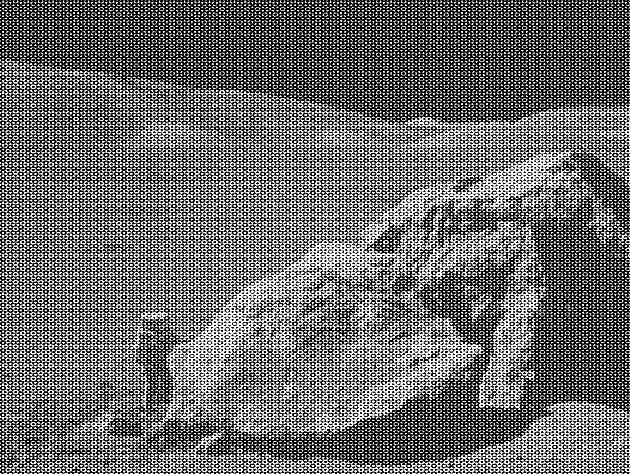
#> input picture Laboratory of Computational Physics/MOD A - Python libraries and applications/Data_plots_et_al/moonlanding.png, 630 x 474 px, found by its file name
$ jupyter execute --allow-errors 07.2ex_Algorithms.ipynb
#> lines starting #> are read from the running program, lines starting #| are printed output that depends on the picture
1\. **Maximum wind speed prediction at the Sprogø station**

The exercise goal is to predict the maximum wind speed occurring every 50 years even if no measure exists for such a period. The available data are only measured over 21 years at the Sprogø meteorological station located in Denmark.

The annual maxima are supposed to fit a normal probability density function. However such function is not going to be estimated because it gives a probability from a wind speed maxima. Finding the maximum wind speed occurring every 50 years requires the opposite approach, the result needs to be found from a defined probability. That is the quantile function role and the exercise goal will be to find it. In the current model, it is supposed that the maximum wind speed occurring every 50 years is defined as the upper 2% quantile.

By definition, the quantile function is the inverse of the cumulative distribution function. The latter describes the probability distribution of an annual maxima. In the exercise, the cumulative probability $p_i$ for a given year i is defined as $p_i = i/(N+1)$ with $N = 21$, the number of measured years. Thus it will be possible to calculate the cumulative probability of every measured wind speed maxima. From those experimental points, the scipy.interpolate module will be very useful for fitting the quantile function. Finally the 50 years maxima is going to be evaluated from the cumulative probability of the 2% quantile.

Practically, load the dataset:

```python
import numpy as np
max_speeds = np.load('max-speeds.npy')
years_nb = max_speeds.shape[0]
```

Compute then the cumulative probability $p_i$ (`cprob`) and sort the maximum speeds from the data. Use then the  UnivariateSpline from scipy.interpolate to define a quantile function and thus estimate the probabilities.

In the current model, the maximum wind speed occurring every 50 years is defined as the upper 2% quantile. As a result, the cumulative probability value will be:

```python
fifty_prob = 1. - 0.02
```

So the storm wind speed occurring every 50 years can be guessed as:

``` python
fifty_wind = quantile_func(fifty_prob)
```

[cell 1]
import numpy as np
import scipy.interpolate as sci
import matplotlib.pyplot as plt
import scipy.optimize as sco
import matplotlib.patches as pltp
import scipy.fftpack as scf

#> (a cell that did not finish here is left out)

2\. **Curve fitting of temperature in Alaska**

The temperature extremes in Alaska for each month, starting in January, are given by (in degrees Celcius):

max:  17,  19,  21,  28,  33,  38, 37,  37,  31,  23,  19,  18

min: -62, -59, -56, -46, -32, -18, -9, -13, -25, -46, -52, -58

* Plot these temperature extremes.
* Define a function that can describe min and max temperatures.
* Fit this function to the data with scipy.optimize.curve_fit().
* Plot the result. Is the fit reasonable? If not, why?
* Is the time offset for min and max temperatures the same within the fit accuracy?

[cell 3]
#Define variables

temp_max = np.array([17,  19,  21,  28,  33,  38, 37,  37,  31,  23,  19,  18])
temp_min = np.array([-62, -59, -56, -46, -32, -18, -9, -13, -25, -46, -52, -58])
months = np.arange(1,13)
MONTHS = ['Jan', 'Feb', 'Mar', 'Apr', 'May', 'Jun', 'Jul', 'Aug', 'Sep', 'Opt', 'Nov', 'Dec']


#Plot data


fig, (ax1, ax2) = plt.subplots(nrows=1, ncols=2, figsize=(12, 4))

sc1 = ax1.scatter(x = temp_max,y = temp_min, c=months, cmap='terrain')
ax1.set_title('Min and max temperatures in Alaska')
ax1.set_xlabel('$T_{max} \ (^*C)$')
ax1.set_ylabel('$T_{min} \ (^*C)$')
plt.colorbar(sc1, ax = ax1, format='month %d', ticks = np.arange(1,13))

ax2.plot(MONTHS, temp_max, color = 'red', label = '$T_{max}$')
ax2.plot(MONTHS, temp_min, color = 'blue', label = '$T_{min}$')
ax2.set_title('Min and max temperatures in Alaska')
ax2.set_ylabel('$T \ (^*C)$')
ax2.yaxis.tick_right()
ax2.legend()

[cell 4]
#Define fit functions. The form of f(T) looks like a sinusoid profile, (we also know that the same months over consecutive years are likely to ha ve similar temperatures). Let us try fitting data with such a function

def f1(x, A = 1., omega = 1/12, b = 0.):   #firts possible fit: no phase inside sin function
    g = A*np.sin(omega*x) + b
    return g

def f2(x, A = 1., omega = 1/12, phi = 0., b = 0.):  #second possible fit: phase inside
    g = A*np.sin(omega*x + phi) + b
    return g

def fit(f,x,y):
    fit = sco.curve_fit(f, x, y)
    return fit

fig, (ax1, ax2) = plt.subplots(nrows=1, ncols=2, figsize=(12, 4))

fit_max, _ = fit(f1,months,temp_max)
ax1.set_title('$T_{max}$')
ax1.plot(MONTHS,temp_max, label = 'data')
ax1.plot(f1(months, fit_max[0], fit_max[1], fit_max[2]), label = 'fit')
ax1.set_ylabel('$T \ (^*C)$')
ax1.legend()
ax1.axvline(2, linestyle = ':', color = 'red', linewidth = 1)
ax1.text(0,30,'WINTER', color = 'black', fontsize=10)
ax1.axvline(5, linestyle = ':', color = 'red', linewidth = 1)
ax1.text(2.8,18,'SPRING', color = 'black', fontsize=10)
ax1.axvline(8, linestyle = ':', color = 'red', linewidth = 1)
ax1.text(5.6,18,'SUMMER', color = 'black', fontsize=10)
ax1.axvline(11, linestyle = ':', color = 'red', linewidth = 1)
ax1.text(8.7,30,'AUTUMN', color = 'black', fontsize=10)
print('fit_max params: A = %.2f, omega = %.2f, phi = 0.00, b = %.2f' % (fit_max[0],fit_max[1],fit_max[2]))


fit_min, _ = fit(f2,months,temp_min)
ax2.set_title('$T_{min}$')
ax2.plot(MONTHS,temp_min, label = 'data')
ax2.plot(f2(months, fit_min[0], fit_min[1], fit_min[2], fit_min[3]), label = 'fit')
ax2.set_ylabel('$T \ (^*C)$')
ax2.yaxis.tick_right()
ax2.legend()
ax2.axvline(2, linestyle = ':', color = 'red', linewidth = 1)
ax2.text(0,-30,'WINTER', color = 'black', fontsize=10)
ax2.axvline(5, linestyle = ':', color = 'red', linewidth = 1)
ax2.text(2.8,-60,'SPRING', color = 'black', fontsize=10)
ax2.axvline(8, linestyle = ':', color = 'red', linewidth = 1)
ax2.text(5.6,-60,'SUMMER', color = 'black', fontsize=10)
ax2.axvline(11, linestyle = ':', color = 'red', linewidth = 1)
ax2.text(8.7,-30,'AUTUMN', color = 'black', fontsize=10)

print('fit_max params: A = %.2f, omega = %.2f, phi = %.2f, b = %.2f' % (fit_min[0],fit_min[1],fit_min[2],fit_min[3]))

Let us have a look at the outputs: the first graph depicts the trend of temperatures quite well, even though using a periodic function results in evident raises at the edges that do not match the data. On the other hand, the second image shows a fit that follows perfectly the profile of minimal temperatures over the whole year. The result looks reasonable and its prevision are in accordance to what one might expect from direct experience: temperatures are expected to be closer to steady during summer (high) and winter (low) and therefore reach the max (min, respectively) during those seasons. Sping and autumn depict instead a quite consistent growth (fall) of temperatures. While the model works good to find an overall prediction for each month, it fails to find the correct absolute minima: this is mainly because of the rising slopes for at the edges of the dataset. Moreover, the predicted value for the maximal temperature in July is expected to be the highest of the whole year, while actual data present a decrease. Indeed, the model indicates correctly the less cold month of the year (July as well).

3\. **2D minimization of a six-hump camelback function**

$$
f(x,y) = \left(4-2.1x^2+\frac{x^4}{3} \right) x^2 +xy + (4y^2 -4)y^2
$$

has multiple global and local minima. Find the global minima of this function.

Hints:

* Variables can be restricted to $-2 < x < 2$ and $-1 < y < 1$.
* Use numpy.meshgrid() and pylab.imshow() to find visually the regions.
* Use scipy.optimize.minimize(), optionally trying out several of its methods.

How many global minima are there, and what is the function value at those points? What happens for an initial guess of $(x, y) = (0, 0)$ ?

[cell 5]
#Define function to analyse

def f(data):
    x, y = data
    f = (4.-2.1*x**2 + (1./3.)*x**4)*x**2 + x*y + (4.*y**2-4.)*y**2
    return f

#Define grid
x = np.arange(-2, 2, 0.01)
y = np.arange(-1, 1, 0.01)
X, Y = np.meshgrid(x, y, sparse=True)
data = X,Y

#Plot

fig, (ax) = plt.subplots(nrows=1, ncols=1, figsize=(5, 5))
h = ax.imshow(f(data), extent=[-3, 3, -3, 3])
plt.colorbar(h, ax = ax)
ax.set_title('f(x,y)', fontsize = 20)
ax.set_xlabel('x')
ax.set_ylabel('y')
ell1 = pltp.Ellipse((0.2, 2), 2, 2, color='r', clip_on=False, fill=False)
ell2 = pltp.Ellipse((-0.2, -2), 2, 2, color='r', clip_on=False, fill=False)
ax.add_artist(ell1)
ax.add_artist(ell2)
plt.show()
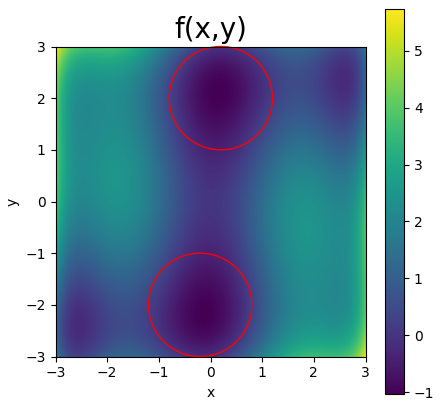
#> figure drawn by matplotlib, 2 panels

print('Looking at the image above, the apparently darkest regions, expected to locate the minima in the range set, are inside the red circles (with centers in (0.2,2) and (-0.2,2))')


#Auto minimization
print('\nLet us look at the scikit minimizer:')
res1 = sco.minimize(f, (0.2,2))
print('\nResult of minimization with starting guess (0.2,2):', res1.message)
print('Minimum found: f({}) = {}'.format(res1.x, res1.fun))

res2 = sco.minimize(f, (-0.2,-2))
print('\nResult of minimization with starting guess (-0.2,-2):', res2.message)
print('Minimum found: f({}) = {}'.format(res2.x, res2.fun))

print('\nThe two minimization processes lead to two global minima in the region under analysis: even though the minimum values are slightly different, the argmins found by the algorithm are symmetric w.r.t. the origin of x,y (as we expect, since we have that f(x,y) = f(-x,-y))')
print('We can see that such minima fall outside the previous red circles. Nevertheless, the algorithm successfully converges.')
print('The computation was repeated with CG, COBYLA and TNC methods, other than the default one. The results are plotted as yellow dots in the graph below: as we can see no difference in the found minima is noticeable between those specific methods.')

#Let us try some other methods...
res11 = sco.minimize(f, (0.2,2), method = 'CG')
res12 = sco.minimize(f, (0.2,2), method = 'COBYLA')
res13 = sco.minimize(f, (0.2,2), method = 'TNC')
res21 = sco.minimize(f, (-0.2,-2), method = 'CG')
res22 = sco.minimize(f, (-0.2,-2), method = 'COBYLA')
res23 = sco.minimize(f, (-0.2,-2), method = 'TNC')


fig, (ax) = plt.subplots(nrows=1, ncols=1, figsize=(5, 5))
h = ax.imshow(f(data), extent=[-3, 3, -3, 3])
plt.colorbar(h, ax = ax)
ax.set_title('f(x,y)', fontsize = 20)
ax.set_xlabel('x')
ax.set_ylabel('y')
ell1 = pltp.Ellipse((0.2, 2), 2, 2, color='r', clip_on=False, fill=False)
ell2 = pltp.Ellipse((-0.2, -2), 2, 2, color='r', clip_on=False, fill=False)
ax.add_artist(ell1)
ax.add_artist(ell2)
ax.plot(res1.x[0], res1.x[1], markerfacecolor='yellow', markeredgecolor='gold', marker='o', markersize=3, alpha=0.6)
ax.plot(res11.x[0], res11.x[1], markerfacecolor='yellow', markeredgecolor='gold', marker='o', markersize=3, alpha=0.6)
ax.plot(res12.x[0], res12.x[1], markerfacecolor='yellow', markeredgecolor='gold', marker='o', markersize=3, alpha=0.6)
ax.plot(res13.x[0], res13.x[1], markerfacecolor='yellow', markeredgecolor='gold', marker='o', markersize=3, alpha=0.6)
ax.plot(res2.x[0], res2.x[1], markerfacecolor='yellow', markeredgecolor='gold', marker='o', markersize=3, alpha=0.6)
ax.plot(res21.x[0], res21.x[1], markerfacecolor='yellow', markeredgecolor='gold', marker='o', markersize=3, alpha=0.6)
ax.plot(res22.x[0], res22.x[1], markerfacecolor='yellow', markeredgecolor='gold', marker='o', markersize=3, alpha=0.6)
ax.plot(res23.x[0], res23.x[1], markerfacecolor='yellow', markeredgecolor='gold', marker='o', markersize=3, alpha=0.6)
plt.show()

4\. **FFT of a simple dataset**

Performe a periodicity analysis on the lynxs-hares population

#> (a cell that did not finish here is left out)

#> (a cell that did not finish here is left out)

5\. **FFT of an image**

* Examine the provided image `moonlanding.png`, which is heavily contaminated with periodic noise. In this exercise, we aim to clean up the noise using the Fast Fourier Transform.
* Load the image using pylab.imread().
* Find and use the 2-D FFT function in scipy.fftpack, and plot the spectrum (Fourier transform of) the image. Do you have any trouble visualising the spectrum? If so, why?
* The spectrum consists of high and low frequency components. The noise is contained in the high-frequency part of the spectrum, so set some of those components to zero (use array slicing).
* Apply the inverse Fourier transform to see the resulting image.

[cell 8]
#load image:
import pylab

image = pylab.imread("moonlanding.png")
#> image is the input picture: shape (474, 630) float32; min 0, max 1, mean 0.424
print('Original pic:')
pylab.imshow(image)
pylab.show()

ft = scf.fft2(image)
print('\nFourier transform:')
pylab.imshow(np.abs(ft))
pylab.show()
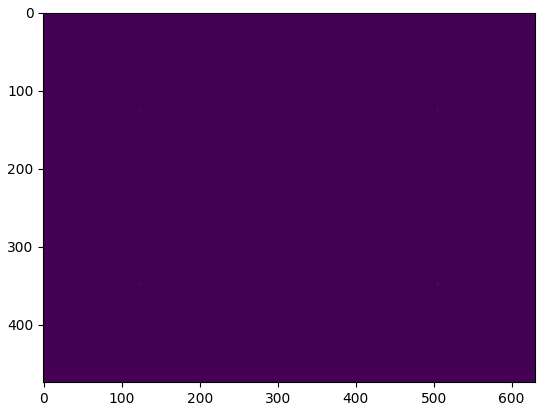
#> figure drawn by matplotlib, 1 panel
print('\nI cannot see anything. The color of each element is equal to the others. Calculating the absolut value of each element of fft, they seem to have the same value.')

print('\nPlotting the log of the norm of fft elements:')
pylab.imshow(np.log(np.abs(ft)))
pylab.show()
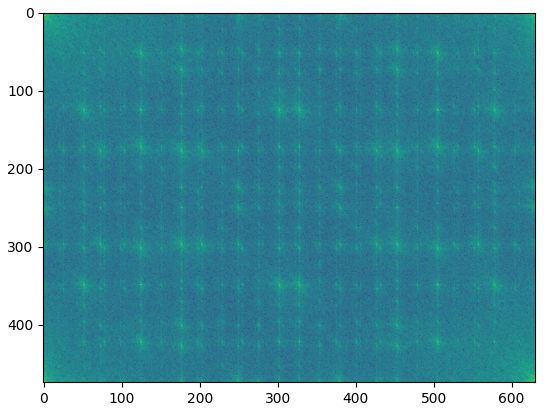
#> figure drawn by matplotlib, 1 panel
print('We can see that some elements are actually different from the others and present a pattern in the fft. Let us try to remove the noise.')


#As I have understood, higher frequencies' coeffs occupy the most central slots of fft2, therefore:

pta = [0.50, 0.70,0.80, 0.90, 0.99]      # percetage_to_annihilate
x = ft.shape[0]
#> x = 474
y = ft.shape[1]
#> y = 630
gridsize = (1, 2)

for p in pta:
    x_bond = int(x*p/2)
    y_bond = int(y*p/2)
    ft[int(x/2)-x_bond:int(x/2)+x_bond] = 0
    ft[:,int(y/2)-y_bond:int(y/2)+y_bond] = 0    #annihilate all elements in a range of x*p and y*p (I have seen in a tutorial that low frequencies are on the corners)
    print('\nCleared image: (p={})'.format(p))
    ift = scf.ifft2(ft)
    pylab.imshow(ift.real)
    pylab.show()
#> this loop made 5 passes
#> pass 1, `pylab.show()`:
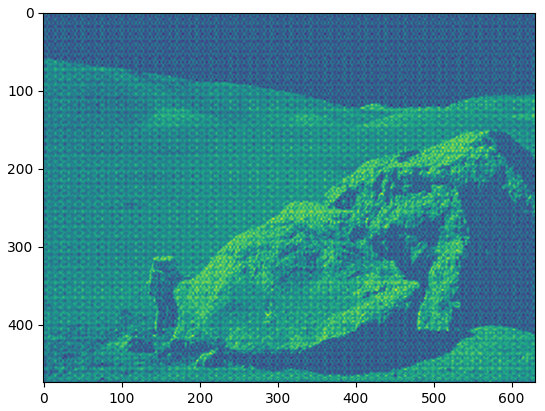
#> figure drawn by matplotlib, 1 panel
#> pass 2, `pylab.show()`:
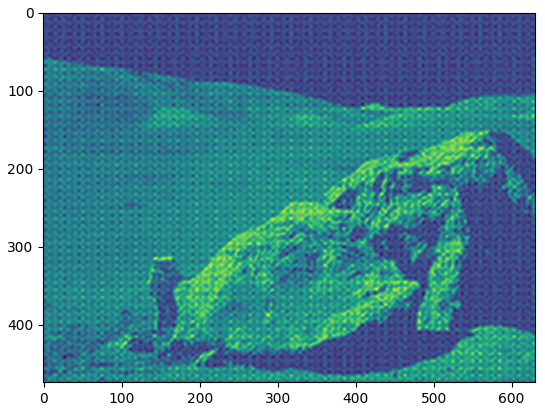
#> figure drawn by matplotlib, 1 panel

[cell 9]
print('The best looking image looks like the one with p=80% of high frequencies removed. Let us compare the result with the original:')


f, axarr = plt.subplots(1,2)
axarr[0].imshow(image)
axarr[0].set_title('Original pic:')

ft = scf.fft2(image)
p = 0.80
x_bond = int(x*p/2)
#> x_bond = 189
y_bond = int(y*p/2)
#> y_bond = 252
ft[int(x/2)-x_bond:int(x/2)+x_bond] = 0
ft[:,int(y/2)-y_bond:int(y/2)+y_bond] = 0
ift = scf.ifft2(ft)
axarr[1].set_title('Cleared pic:')
axarr[1].imshow(ift.real)
pylab.show()
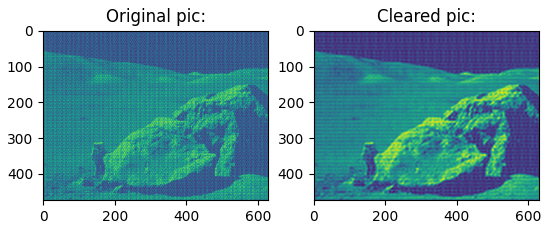
#> figure drawn by matplotlib, 2 panels
print('Which looks slightly better.')
